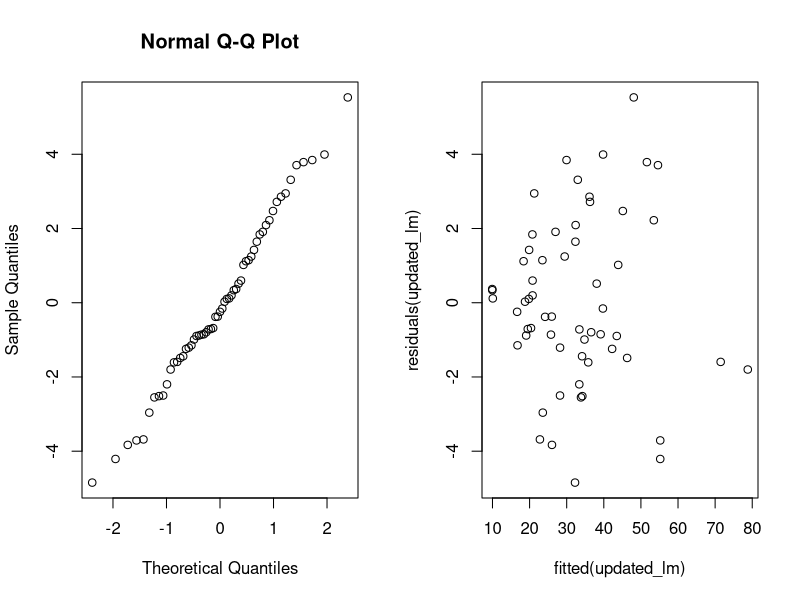
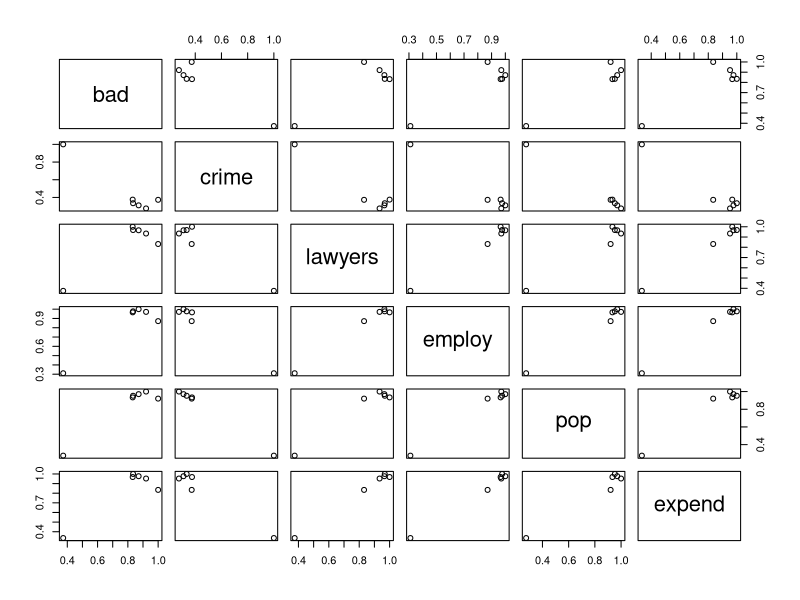

Write the R code that produced these figures, in order.
## ---- chunk 1
# set up global R options
options(digits = 3)

# set up knitr global chunk options
knitr::opts_chunk$set(fig.height = 3)
## ---- chunk 2
tree_df <- as.data.frame(read.table("data/treeVolume.txt", header=TRUE))
head(tree_df)
## ---- chunk 3
tree_df$type <- as.factor(tree_df$type)
tree_type_lm <- lm(volume~type, data=tree_df)
anova(tree_type_lm)
## ---- chunk 4
summary(tree_type_lm)
## ---- chunk 5
mask <- tree_df$type == "beech"
t.test(tree_df$volume[mask], tree_df$volume[!mask])
## ---- chunk 6
tree_type_d_lm <- lm(volume~height+type*diameter, data=tree_df)
anova(tree_type_d_lm)
## ---- chunk 7
summary(tree_type_d_lm)
## ---- chunk 8
tree_type_h_lm <- lm(volume~diameter+type*height, data=tree_df)
anova(tree_type_h_lm)
## ---- chunk 9
summary(tree_type_h_lm)
## ---- chunk 10
tree_type_all_lm <- lm(volume~diameter+height+type, data=tree_df)
anova(tree_type_all_lm)
## ---- chunk 11
summary(tree_type_all_lm)
## ---- chunk 12
tree_all_lm <- lm(volume~diameter+height, data=tree_df)
anova(tree_all_lm)
## ---- chunk 13
summary(tree_all_lm)
## ---- chunk 14
mean_d <- mean(tree_df$diameter)
mean_h <- mean(tree_df$height)

means <-  data.frame(diameter=c(mean_d), height=c(mean_h))
means
predict(tree_all_lm, means, se.fit = TRUE)
## ---- chunk 15
tree_df$math_volume <- tree_df$height*tree_df$diameter^2
updated_lm <- lm(volume~math_volume, data=tree_df)
anova(updated_lm)
## ---- chunk 16
summary(updated_lm)
## ---- chunk 17
par(mfrow=c(1,2))

qqnorm(residuals(updated_lm))
plot(fitted(updated_lm), residuals(updated_lm))
## ---- chunk 18
# Read data
crime_df <- as.data.frame(read.table("data/expensescrime.txt", header=TRUE))
head(crime_df)

target <- "expend"
columns <- c("bad", "crime", "lawyers", "employ", "pop")
## ---- chunk 19
round(cor(crime_df[, c(columns, target)]))

## ---- chunk 20
pairs(cor(crime_df[, c(columns, target)]))
## ---- chunk 21

## ---- chunk 22

## ---- chunk 23

## ---- chunk 24
# Read data
## ---- chunk 25

## ---- chunk 26

## ---- chunk 27

## ---- chunk 28

## ---- chunk 29

## ---- chunk 30
# Read data
## ---- chunk 31

## ---- chunk 32

## ---- chunk 33

